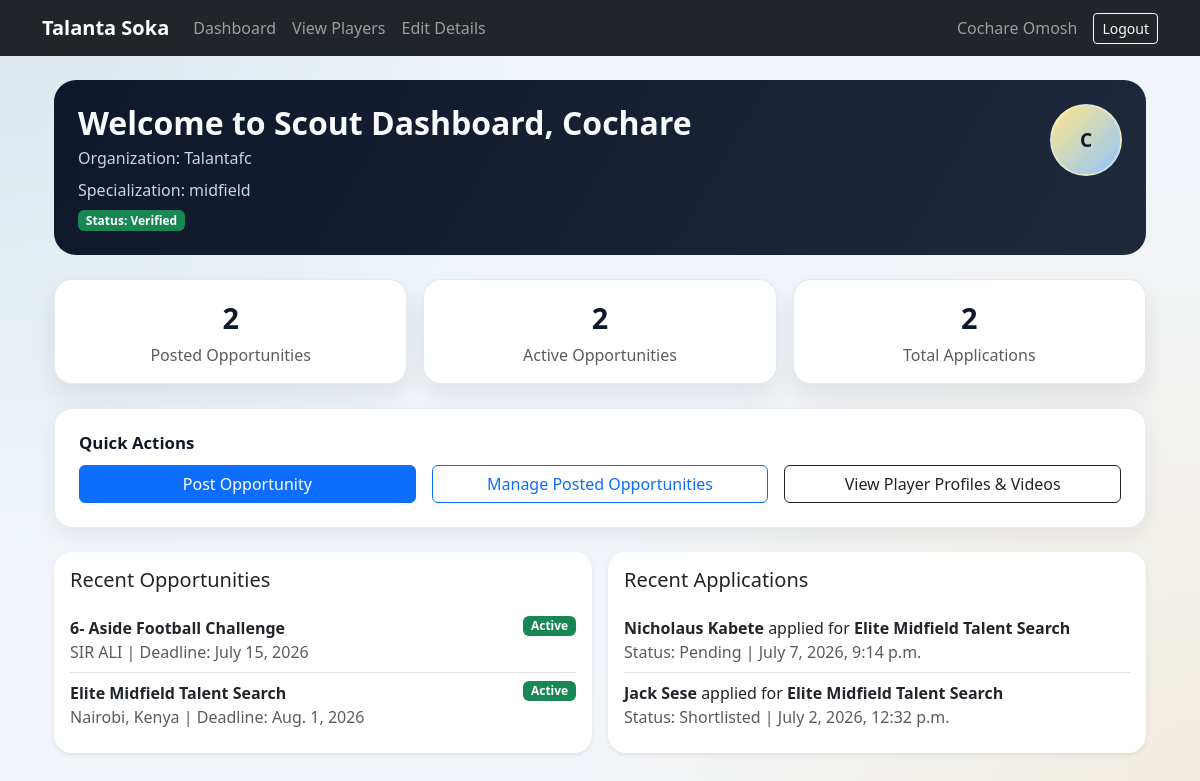
The page /scout/dashboard/ (signed in) on the database as committed earlier.
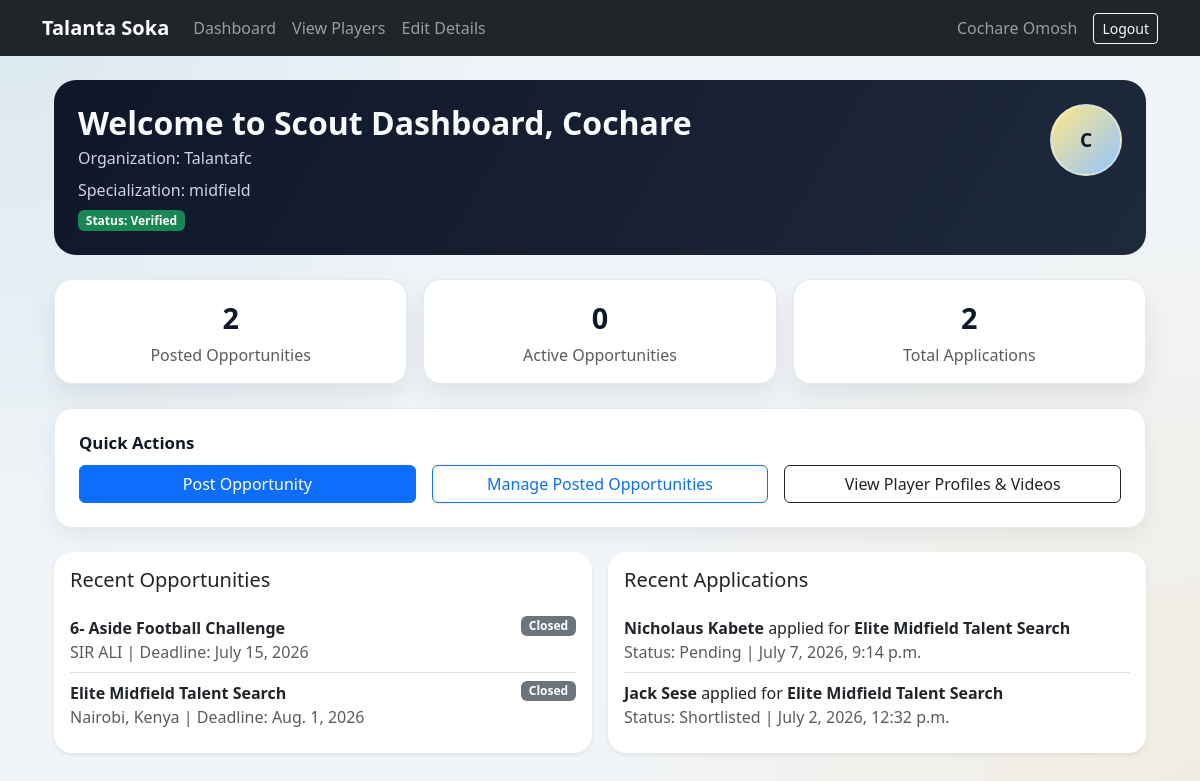
The same page on the database as committed later.
### opportunities/models.py (models this page shows, shortened)
class Opportunity(models.Model):
	scout = models.ForeignKey(
		settings.AUTH_USER_MODEL,
		on_delete=models.CASCADE,
		related_name='posted_opportunities',
	)
	title = models.CharField(max_length=150)
	organization = models.CharField(max_length=150)
	description = models.TextField()
	poster_image = models.ImageField(upload_to='opportunity_posters/', blank=True, null=True)
	location = models.CharField(max_length=120)
	deadline = models.DateField()
	max_applications = models.PositiveIntegerField(blank=True, null=True)
	is_active = models.BooleanField(default=True)
	created_at = models.DateTimeField(auto_now_add=True)
	updated_at = models.DateTimeField(auto_now=True)
	class Meta:
		ordering = ['-created_at']

### scouts/views.py (the view)
# urls.py: path('dashboard/',views.dashboard,name='player_dashboard'),
@login_required
def dashboard(request):
    if request.user.role != 'scout':
        messages.error(request, 'Only scouts can access the scout dashboard.')
        return redirect('player_dashboard')
    scout_profile = request.user.scout_profile
    first_name = (request.user.full_name or 'Scout').split()[0]
    posted_opportunities = Opportunity.objects.filter(scout=request.user)
    active_opportunities = posted_opportunities.filter(is_active=True)
    total_applications = Application.objects.filter(opportunity__scout=request.user).count()
    recent_opportunities = posted_opportunities[:5]
    recent_applications = (
        Application.objects.select_related('opportunity', 'player')
        .filter(opportunity__scout=request.user)[:5]
    )
    return render(
        request,
        'scouts/scoutdashboard.html',
        {
            'scout_profile': scout_profile,
            'first_name': first_name,
            'posted_count': posted_opportunities.count(),
            'active_count': active_opportunities.count(),
            'applications_count': total_applications,
            'recent_opportunities': recent_opportunities,
            'recent_applications': recent_applications,
        }
    )

### templates/scouts/scoutdashboard.html (shortened to what the changed rows need)
{% extends 'base.html' %}
{% block content %}
<div class="container mt-4">
    <div class="dashboard-hero mb-4">
        <div class="d-flex justify-content-between align-items-start gap-3">
            <div>
                <h2 class="fw-bold mb-1">Welcome to Scout Dashboard, {{ first_name }}</h2>
            </div>
        </div>
    </div>
    <div class="row g-3 mb-4">
        <div class="col-md-4">
            <div class="card stat-card h-100 text-center">
                <div class="card-body">
                    <div class="stat-value">{{ active_count }}</div>
                    <p class="text-muted mb-0">Active Opportunities</p>
                </div>
            </div>
        </div>
    </div>
    <div class="row g-3">
        <div class="col-lg-6">
            <div class="card shadow-sm border-0 h-100">
                <div class="card-body">
                    {% if recent_opportunities %}
                        <ul class="list-group list-group-flush">
                            {% for opportunity in recent_opportunities %}
                                <li class="list-group-item px-0 d-flex justify-content-between align-items-start">
                                    <div>
                                        <strong>{{ opportunity.title }}</strong>
                                        <div class="text-muted">{{ opportunity.location }} | Deadline: {{ opportunity.deadline }}</div>
                                    </div>
                                    {% if opportunity.is_active %}
                                        <span class="badge bg-success">Active</span>
                                    {% else %}
                                        <span class="badge bg-secondary">Closed</span>
                                    {% endif %}
                                </li>
                            {% endfor %}
                        </ul>
                    {% else %}
                        <p class="text-muted mb-0">No opportunities posted yet.</p>
                    {% endif %}
                </div>
            </div>
        </div>
    </div>
</div>
{% endblock %}

Rows that differ between the two databases and show on the page:
changed Opportunity "6- Aside Football Challenge": is_active "Active" → "Closed"
changed Opportunity "Elite Midfield Talent Search": is_active "Active" → "Closed"
Other text that changed with them:
{{ active_count }}: "2" → "0"
